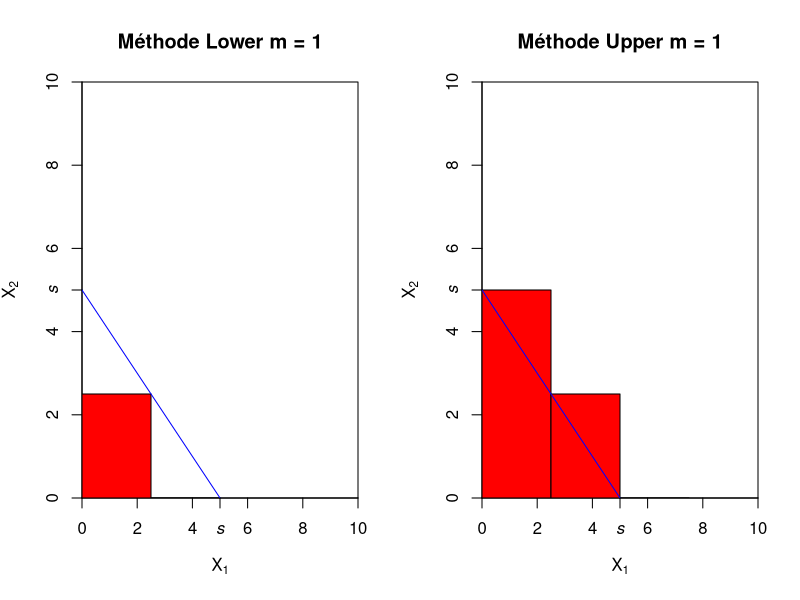
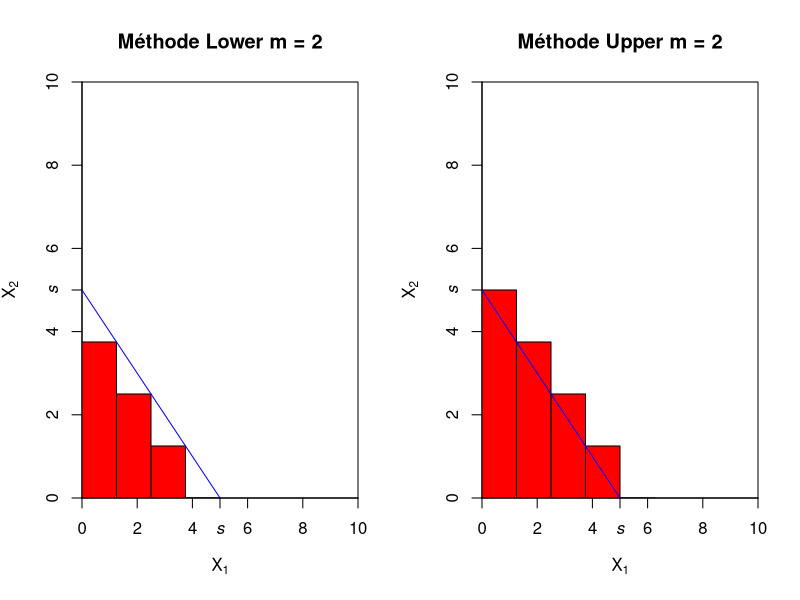
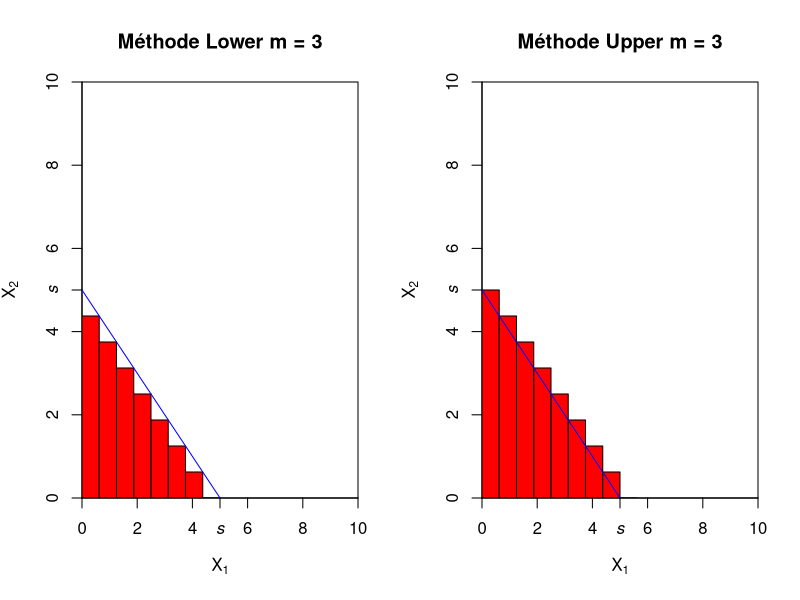
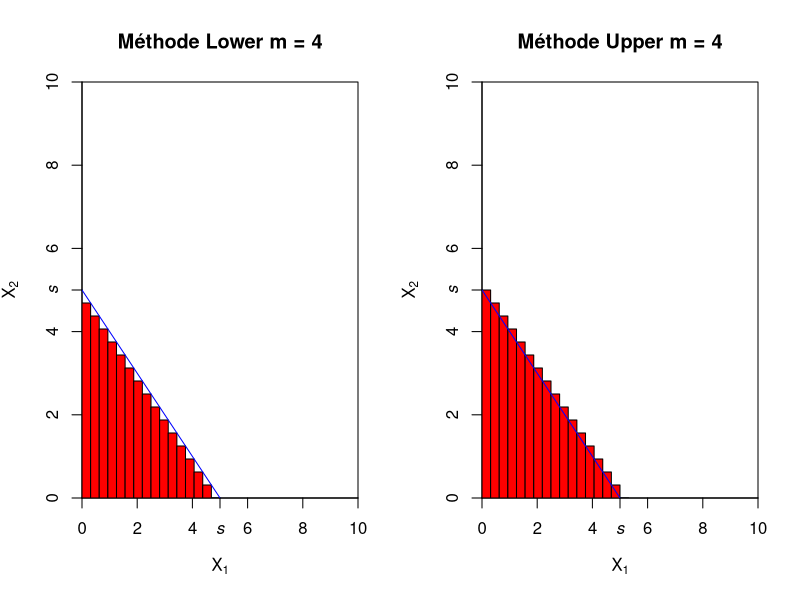
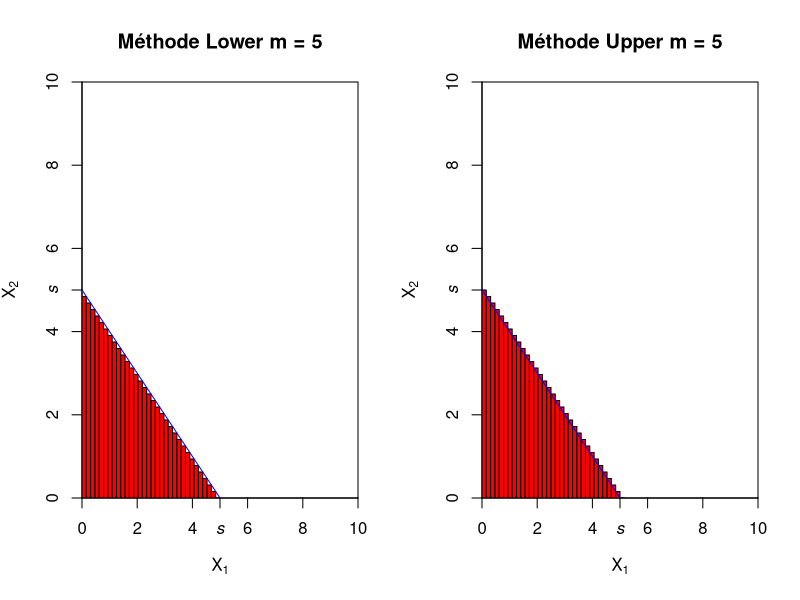
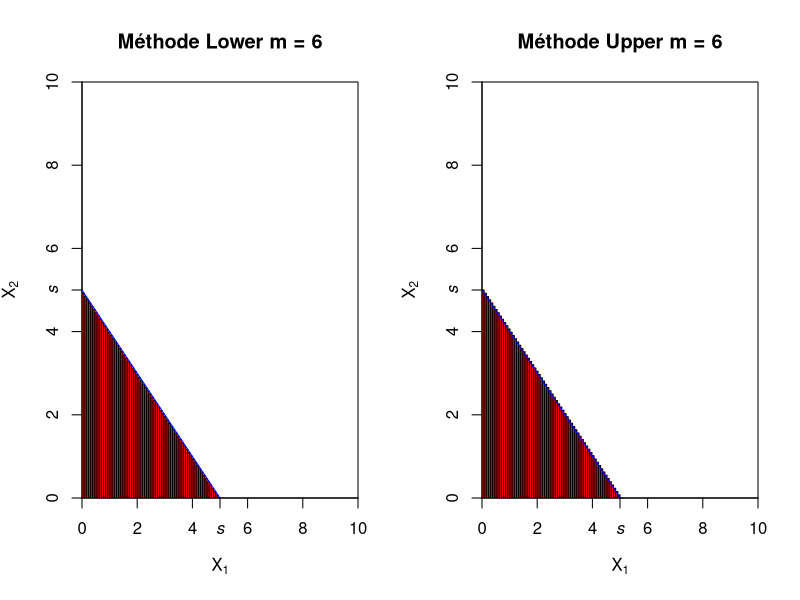
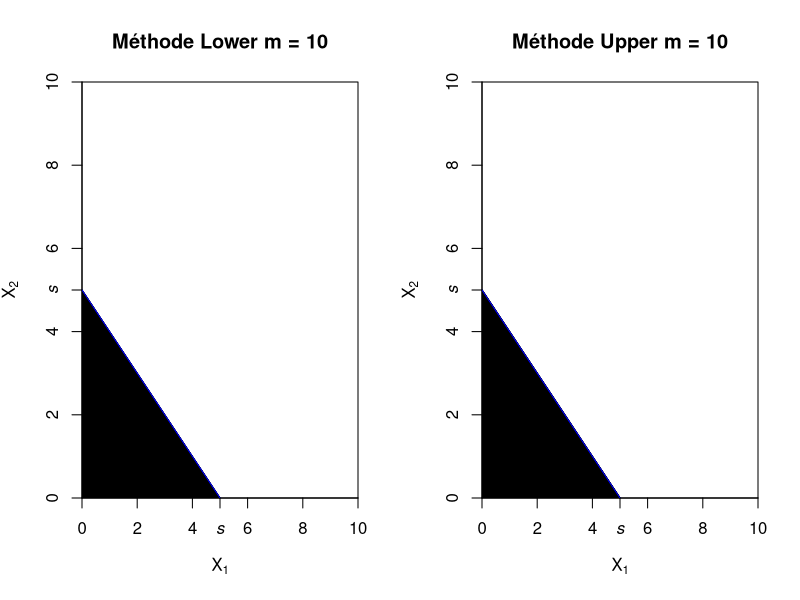

Source code (R) for these figures, in order:
# Code R presente lors du 24 novembre 2017
# Christopher Blier-Wong
# ACT-3000 Theorie du risque

# Plan du depannage -------------------------------------------------------

# Méthode des rectangles
# Calcul du rho de Spearman empirique


# Méthode des rectangles --------------------------------------------------

# On compare premièrement les graphiques
DessinRectangle <- function(m){
  par(mfrow = c(1, 2))
  
  s <- 5
  pas <- s / 2 ** m
  x.lower <- seq(0, s - pas, by = pas)
  x.upper <- seq(0, s, by = pas)
  
  plot(0:10, 0:10, main = paste("Méthode Lower m =", m), type = "n", xaxs = "i", yaxs = "i", 
       xlab = expression(X[1]), ylab = expression(X[2]))
  axis(1, s, expression(italic(s)))
  axis(2, s, expression(italic(s)))
  
  for(i in x.lower){
    polygon(c(i, i, i + pas, i + pas), c(0, s - i - pas, s - i - pas, 0), col = "red")
  }
  
  segments(0, s, s, 0, col = "blue")
  
  plot(0:10, 0:10, main = paste("Méthode Upper m =", m), type = "n", xaxs = "i", yaxs = "i", 
       xlab = expression(X[1]), ylab = expression(X[2]))
  axis(1, 5, expression(italic(s)))
  axis(2, 5, expression(italic(s)))
  
  for(i in x.upper){
    polygon(c(i, i, i + pas, i + pas), c(0, s - i  ,s - i, 0), col = "red")
  }
  segments(0, s, s, 0, col = "blue")
  
  par(mfrow=c(1, 1))
}

DessinRectangle(1)
DessinRectangle(2)
DessinRectangle(3)
DessinRectangle(4)
DessinRectangle(5)
DessinRectangle(6)
DessinRectangle(10)

# Retour sur la question 10.1.1 # 4 

RepartitionCopule <- function(u1, u2) {
  u1 + u2 - 1 + ((1 - u1) ** (- 2) + (1 - u2) ** (- 2) - 1) ** (- 1 / 2)
}

Fy1 <- function(y1) {
  1 - (20 / (20 + y1)) ** 3
}

Fy2 <- function(y2) {
  pgamma(y2, shape = 2, rate = 1 / 10)
}

Fy1y2 <- function(y1, y2) {
  RepartitionCopule(Fy1(y1), Fy2(y2))
}

CalcuerRepartition <- function(m, s){
  pas <- s / (2 ** m)  
  ylower <- seq(pas, s - pas, by = pas)
  yupper <- seq(pas, s, by = pas)
  a.lower <- sum(sapply(ylower, function(t) Fy1y2(t, s - t) - Fy1y2(t - pas, s - t)))
  a.upper <- sum(sapply(yupper, function(t) Fy1y2(t, s - t + pas) - Fy1y2(t - pas, s - t  + pas)))
  print(paste0("Lower: ", a.lower, ". Upper: ",  a.upper, "."))
}

CalcuerRepartition(1, 60)
CalcuerRepartition(2, 60)
CalcuerRepartition(3, 60)
CalcuerRepartition(4, 60)
CalcuerRepartition(5, 60)
CalcuerRepartition(6, 60)
CalcuerRepartition(10, 60)


# Rho de Spearman ---------------------------------------------------------

# Marginales log-normale et differentes copules

nsim <- 1000
alphabeta <- c(.3, .3, 1-.3-.3)
vSup <- matrix(runif(nsim), nsim, 2)
vInf <- matrix(runif(nsim), nsim, 2)
vInf[,2]<-1 - vInf[,1]
vInd <- matrix(runif(2 * nsim), nsim, 2, byrow = T)
fb <- sample(c(1, 2, 3), 1000, replace = TRUE, prob = alphabeta)
vV <- matrix(numeric(), nsim, 2)

for(i in 1:nsim) {
  if (fb[i] == 1) {
    vV[i, ] <- vInf[i, ]
  } else if (fb[i] == 2) {
    vV[i, ] <- vSup[i,]
  } else {
    vV[i, ] <- vInd[i, ]
  }
}

vX <- cbind(qlnorm(vV[, 1], log(10), 0.2), qlnorm(vV[, 2], log(20), 0.3))

(mean(rank(vX[, 1]) * rank(vX[, 2])) - mean(rank(vX[, 1]) * mean(rank(vX[, 2])))) / 
  sqrt(var(rank(vX[, 1])) * var(rank(vX[, 2])))

cor(vX, method = "spearman")[2]

diff(alphabeta)[1]

# Copule EFGM

nsim <- 10000
alpha <- 0.5
vV <- matrix(runif(nsim * 2), nsim, 2, byrow = T)
W1 <- alpha * (2 * vV[ ,1] - 1) - 1
W2 <- (1 - alpha * (2 * vV[ ,1] - 1)) ** 2 + 4 * alpha * vV[ ,2] * (2 * vV[ ,1] - 1)
vU <- cbind(vV[ ,1], 2 * vV[ ,2] / (sqrt(W2) - W1))

vX <- cbind(qlnorm(vU[, 1], log(10), 0.9), qlnorm(vU[, 2], log(200), 0.3))

(mean(rank(vX[, 1]) * rank(vX[, 2])) - mean(rank(vX[, 1]) * mean(rank(vX[, 2])))) / 
  sqrt(var(rank(vX[, 1])) * var(rank(vX[, 2])))

cor(vX, method = "spearman")[2]

alpha / 3

# Copule de Clayton

alph <- 10
vV <- matrix(runif(nsim * 3), nsim, 3, byrow = T)
vTheta <- qgamma(vV[, 1], 1 / alph, 1)
vY <- sapply(1:2, function(t) qexp(vV[, t + 1], vTheta))
vU <- (1 + vY) ** (-1 / alph)

vX <- cbind(qlnorm(vU[, 1], log(1), 0.1), qlnorm(vU[, 2], log(2000), 0.9))

(mean(rank(vX[, 1]) * rank(vX[, 2])) - mean(rank(vX[, 1]) * mean(rank(vX[, 2])))) / 
  sqrt(var(rank(vX[, 1])) * var(rank(vX[, 2])))

cor(vX, method = "spearman")[2]

